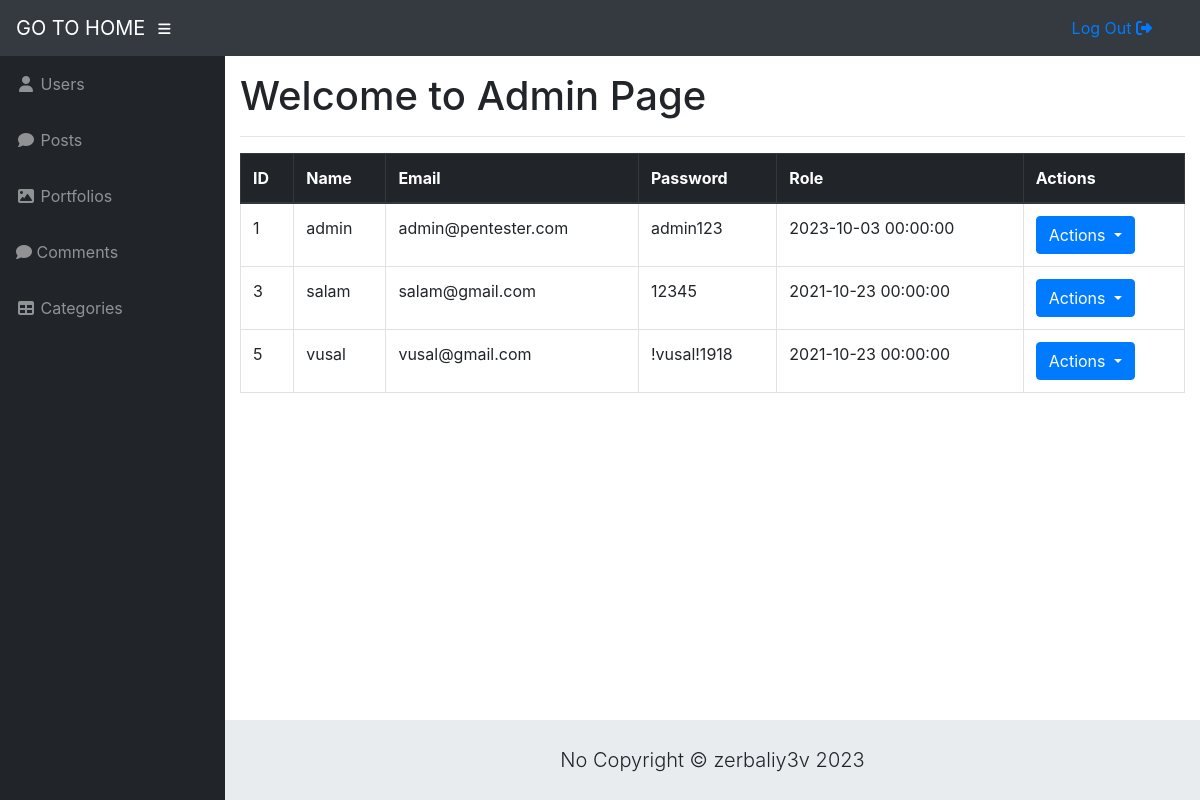
The page /admin/users.php (signed in) on the database its author committed.
### tables this page shows
CREATE TABLE `users` (
  `id` int(11) NOT NULL,
  `username` varchar(31) NOT NULL,
  `password` varchar(31) NOT NULL,
  `email` varchar(64) NOT NULL,
  `reg_date` datetime NOT NULL
);

### admin/users.php (the view, shortened to what this page needs)
<?php include "includes/admin_header.php"; ?>
<div id="wrapper">
    <?php include "includes/admin_sidebar.php"; ?>
    <div id="content-wrapper">
        <div class="container-fluid">
            <h1>Welcome to Admin Page</h1>
            <hr>
            <table class="table table-bordered">
                <thead class="thead-dark">
                    <tr>
                        <th>ID</th>
                        <th>Name</th>
                        <th>Email</th>
                        <th>Password</th>
                        <th>Role</th>
                        <th>Actions</th>
                    </tr>
                </thead>
                <tbody>
                <?php
                    $sql = "SELECT * FROM users";
                    $result = mysqli_query($conn, $sql);
                    while ($row = mysqli_fetch_assoc($result)) {
                        $user_id = $row['id'];
                        $user_name = $row['username'];
                        $user_email = $row['email'];
                        $user_password = $row['password'];
                        $user_reg_date = $row['reg_date'];
                    ?>
                    <tr>
                        <td><?= $user_id ?></td>
                        <td><?= $user_name ?></td>
                        <td><?= $user_email ?></td>
                        <td><?= $user_password ?></td>
                        <td><?= $user_reg_date ?></td>
                        <td>
                            <div class='dropdown'>
                                <button class='btn btn-primary dropdown-toggle' type='button' id='dropdownMenuButton' data-toggle='dropdown' aria-haspopup='true' aria-expanded='false'>
                                    Actions
                                </button>
                            </div>
                        </td>
                    </tr>
                    <?php
                    }?>
                </tbody>
            </table>
            <?php include "includes/admin_footer.php"; ?>

### admin/css/sb-admin.css (style rules this page uses)
html { position: relative; min-height: 100%; }
body { height: 100%; }
#wrapper { display: -webkit-box; display: -ms-flexbox; display: flex; }
#wrapper #content-wrapper { overflow-x: hidden; width: 100%; padding-top: 1rem; padding-bottom: 80px; }
:root { --input-padding-x: 0.75rem; --input-padding-y: 0.75rem; }

### rows shown on the page
users: id "1", username "admin", email "admin@pentester.com", password "admin123", reg_date "2023-10-03 00:00:00"
users: id "3", username "salam", email "salam@gmail.com", password "12345", reg_date "2021-10-23 00:00:00"
users: id "5", username "vusal", email "vusal@gmail.com", password "!vusal!1918", reg_date "2021-10-23 00:00:00"
